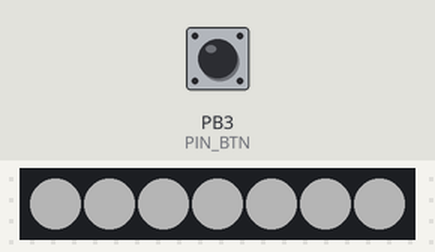
The sketch below on a simulated ATtiny85, built with avr-gcc and run on an emulated ATtiny85. Shown: 7 RGB LEDs in strip order, left to right. The inputs (shaded band) are chosen by the test bench; at power-on: PB3 (PIN_BTN) HIGH. Dim RGB values are drawn brighter than linear.

Above: at 3.2 s.
3.3 s: PB3 (PIN_BTN) pulled LOW for 3.2 s
At 4.76 s:
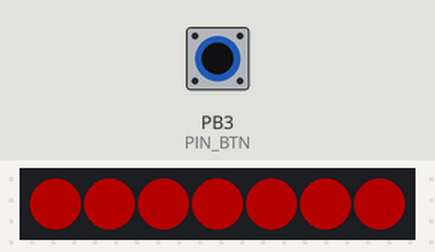
At 5.37 s:
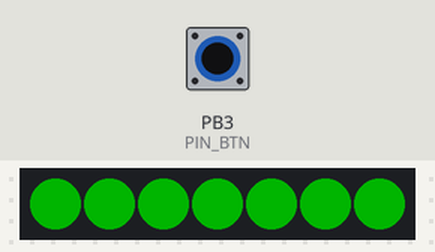
8.0 s: PB3 (PIN_BTN) pulled LOW for 0.15 s
At 9.5 s:
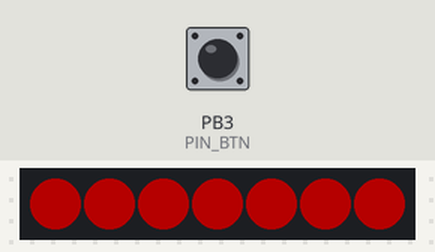
Timing chart, 0 to 11.0 s (numbered marks = the images above; inputs shaded):
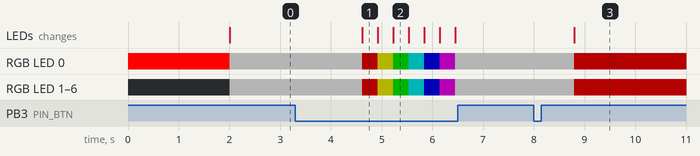

Measured:
- after the input at 3.3 s, RGB LED 0–6: RGB(64, 64, 64) → RGB(64, 0, 0) after 1.3 s, → RGB(64, 64, 0) 0.31 s later, → RGB(0, 64, 0) 0.31 s later, → RGB(0, 64, 64) 0.31 s later, … (7 changes in this stretch); the LEDs: change after 1.3 s (image 1)
- after the input at 8.0 s, RGB LED 0–6: RGB(64, 64, 64) → RGB(64, 0, 0) after 0.80 s; the LEDs: change after 0.80 s (image 3)

The sketch:

switch3.ino
```cpp
// (licence header left out)
#define _ATTINY85
// #define _ARDUINO_MICRO

#include "common.h"
#include "Button.h"
#include "Ytani_NeoPixel.h"
#include "Mode_SingleColor.h"
#include "Mode_Rainbow.h"

const unsigned long LOOP_DELAY = 10;  // ms
const unsigned long DEBOUNCE   = 100;  // ms

const uint8_t PIN_BTN = 3;
const uint8_t PIN_LEDS  = 4;
const uint8_t LEDS_N   = 7;

Ytani_NeoPixel   Leds(LEDS_N, PIN_LEDS);

Button           Btn(PIN_BTN, "Button");

Mode_SingleColor mode_single_color;
Mode_Rainbow     mode_rainbow;

ModeBase* Mode[] =
  {
   &mode_single_color,
   &mode_rainbow
  };
const int ModeN = sizeof(Mode) / sizeof(Mode[0]);
uint8_t CurMode = 0;

#ifdef _ATTINY85
/**
 * ATTiny85 の割り込みルーチン(固定)
 *
 *  PCINT0_vect: ピン変化割り込み要求0(固定)
 */
ISR(PCINT0_vect) {
  btn_intr_hdr();
}
#endif // _ATTINY85

/**
 *
 */
void btn_intr_hdr() {
  static unsigned long prev_ms = 0;
  unsigned long        cur_ms  = millis();

  noInterrupts();

  if ( cur_ms - prev_ms > DEBOUNCE ) {
    prev_ms = cur_ms;

#ifndef _ATTINY85
    Serial.println("btn_intr_hdr");
#endif // !_ATTINY85

    if ( Btn.get() ) {
    }
  }

  interrupts();
} // btn_intr_hdr()

/**
 *
 */
void btn_loop_hdr() {
#ifndef _ATTINY85
  Serial.println("btn_loop_hdr");
#endif // !_ATTINY85

  if ( Mode[CurMode]->btn_loop_hdr(&Leds, &Btn) ) {
  // if ( mode_single_color.btn_loop_hdr(&Leds, &Btn) ) {
    return;
  }

  int n = Btn.get_click_count();

  if ( n > 2 ) {
    CurMode++;
    if ( CurMode >= ModeN ) {
      CurMode = 0;
    }
    return;
  }
} // btn_loop_hdr()

/**
 *
 */
void setup() {
#ifndef _ATTINY85
  Serial.begin(115200);
  if ( !Serial ) {
    delay(1);
  }
  Serial.println("start");
#endif // !_ATTINY85

  Leds.clear();
  Leds.setColor(0, 0xff0000);
  Leds.show();

  pinMode(PIN_BTN, INPUT_PULLUP);

#ifdef _ATTINY85
  GIMSK |= (1 << PCIE);  // PCINT割り込み有効
  PCMSK = (1 << PCINT3); // Pin3の割り込み許可
#endif // _ATTINY85

#ifdef _ARDUINO_MICRO
  attachInterrupt(digitalPinToInterrupt(PIN_BTN), btn_intr_hdr, CHANGE);
#endif // _ARDUINO_MICRO

  interrupts();
  delay(2000);
} // setup()

/**
 *
 */
void loop() {
#ifndef _ATTINY85
  Serial.println("loop");
#endif // !_ATTINY85

  if ( Btn.get() ) {
    noInterrupts();
    btn_loop_hdr();
    //interrupts();
  }

  Mode[CurMode]->loop(&Leds, &Btn);
  interrupts();

  delay(LOOP_DELAY);
} // loop()
```

Button.cpp
```cpp
// (licence header left out)
#include "Button.h"

/**
 *
 */
Button::Button(uint8_t pin, String name)
{
  this->_pin               = pin;
  this->_name              = name;

  this->_value             = Button::OFF;
  this->_prev_value        = Button::OFF;
  this->_press_start       = 0;
  this->_first_press_start = 0;
  this->_count             = 0;
  this->_click_count	   = 0;
  this->_long_pressed      = false;
  this->_repeated          = false;

  this->_is_enabled        = true;

  pinMode(this->_pin, INPUT_PULLUP);
} // Button::Button()

/**
 * return:
 *	true	changed
 *	false	to be ignored
 */
boolean Button::get()
{
  unsigned long cur_msec = millis();
  boolean 	ret = false;

  if ( ! this->_is_enabled ) {
    return false;
  }

  // is Enabled

  this->_prev_value = this->_value;
  this->_value = digitalRead(this->_pin);

  this->_click_count = 0;
  if ( this->_count > 0 ){
    if ( cur_msec - this->_first_press_start > CLICK_MSEC ) {
      // click count is detected
      this->_click_count = this->_count;
      this->_count = 0;
      ret = true;
    }
  }

  if ( this->_value == Button::OFF ) {
    // Released button then refresh some flags and do nothing any more
    this->_press_start = 0;
    this->_long_pressed = false;
    this->_repeated = false;

    if ( this->_prev_value == Button::ON) {
      // Released now !
      return true;
    }
    return ret;
  }

  // this->_value == Button::ON
  if ( this->_prev_value == Button::OFF ) {
    // Pushed now !
    this->_press_start = cur_msec;
    this->_count++;
    if ( this->_count == 1 ) {
      this->_first_press_start = cur_msec;
    }
    return true;
  }

  // check long pressed
  if ( ! this->_long_pressed ) {
    if ( cur_msec - this->_press_start > LONG_PRESS_MSEC ) {
      this->_long_pressed = true;
      this->_press_start = cur_msec;
      return true;
    } else {
      return ret;
    }
  }

  // long pressed .. check repeat
  if ( cur_msec - this->_press_start > REPEAT_MSEC ) {
    this->_repeated = true;
    this->_press_start = cur_msec;
    return true;
  }

  return ret;
} // Button::get()

void Button::enable()
{
  this->_is_enabled = true;
}
void Button::disable()
{
  this->_is_enabled = false;
}
boolean Button::is_enabled()
{
  return this->_is_enabled;
}

String Button::get_name()
{
  return this->_name;
}
boolean Button::get_value()
{
  return this->_value;
}
count_t Button::get_count()
{
  return this->_count;
}
count_t Button::get_click_count()
{
  return this->_click_count;
}
boolean Button::is_long_pressed()
{
  return this->_long_pressed;
}
boolean Button::is_repeated()
{
  return this->_repeated;
}

void Button::print() {
  print(false);
}
void Button::print(boolean interrupt)
{
  String str = interrupt ? "!" : " ";

  str += "Btn[" + this->_name + "] ";
  str += this->_value ? "OFF "  : "ON  ";
  str += String(this->_count) + " ";
  str += String(this->_click_count) + " ";
  str += this->_long_pressed ? "Long " : "---- ";
  str += this->_repeated ? "Repeat "  : "------ ";

  Serial.println(str);
}
```

Button.h
```cpp
/**
 * (c) 2021 Yoichi Tanibayashi
 *
 *  ==========================================================================
 *  example1
 *  --------------------------------------------------------------------------
 *  :
 *  #include "Button.h"
 *  :
 *  Button btn;
 *  :
 *  void btn_intr_hdr() {
 *    if ( btn.get() ) {
 *      app_btn_intr_hdr(&btn);
 *    }
 *  }
 *
 *  void setup() {
 *    btn.setup(pin, "button_name");
 *    :
 *    attachInterrupt(digitalPinToInterrupt(pin), btn_intr_hdr, CHANGE);
 *  }
 *
 *  void loop() {
 *    :
 *    if ( btn.get() ) {
 *      app_btn_loop_hdr(&btn);
 *    }
 *    :
 *  }
 *  ==========================================================================
 */
#ifndef BUTTON_H
#define BUTTON_H
#include <Arduino.h>

typedef uint8_t		button_event_t;
typedef uint8_t		count_t;

class Button {
 public:
  static const unsigned long    ON                      = LOW;
  static const unsigned long    OFF                     = HIGH;

  static const unsigned long	DEBOUNCE        	=   10;
  static const unsigned long	LONG_PRESS_MSEC 	= 1000;
  static const unsigned long	REPEAT_MSEC     	=  300;
  static const unsigned long	CLICK_MSEC		=  800;

  static const button_event_t	EVENT_NONE		= 0x00;
  static const button_event_t	EVENT_LONG_PRESSED 	= 0x01;
  static const button_event_t	EVENT_REPEAT		= 0x03;
  static const button_event_t	EVENT_INTRRUPT		= 0x10;
  static const button_event_t	EVENT_PESSED		= 0x30;
  static const button_event_t	EVENT_RELEASED		= 0x50;
  static const button_event_t	EVENT_CLICK		= 0x54;

  Button(uint8_t pin, String name);

  boolean	get();

  void		enable();
  void		disable();
  boolean	is_enabled();

  String  	get_name();
  boolean 	get_value();
  count_t    	get_count();
  count_t	get_click_count();
  boolean	is_long_pressed();
  boolean	is_repeated();

  void    	print();
  void    	print(boolean interrupt);

 private:
  String	_name;
  boolean	_is_enabled = false;
  uint8_t	_pin;
  boolean	_value;      // OFF/ON
  boolean	_prev_value; // OFF/ON
  unsigned long	_first_press_start; // msec
  unsigned long	_press_start;       // msec
  count_t	_count;
  count_t	_click_count;
  boolean	_long_pressed;
  boolean	_repeated;
};

#endif
```

ModeBase.h
```cpp
// (licence header left out)
#ifndef MODE_BASE_H
#define MODE_BASE_H

#include "Ytani_NeoPixel.h"
#include "Button.h"

class ModeBase {
public:
  ModeBase() {};

  virtual void loop(Ytani_NeoPixel *leds, Button *btn) = 0;
  virtual boolean btn_loop_hdr(Ytani_NeoPixel *leds, Button *btn) = 0;
};

#endif // MODE_BASE_H
```

Mode_Rainbow.cpp
```cpp
// (licence header left out)
#include "Mode_Rainbow.h"

/**
 *
 */
Mode_Rainbow::Mode_Rainbow(): ModeBase() {
}

/**
 *
 */
void Mode_Rainbow::loop(Ytani_NeoPixel *leds, Button *btn) {
  for (int i=0; i < leds->pixels_n; i++) {
    setHS(leds, i, this->_cur_hs, CurBr);
  } // for(i)
  leds->show();
  interrupts();
}

/**
 *
 */
boolean Mode_Rainbow::btn_loop_hdr(Ytani_NeoPixel *leds, Button *btn) {
  if ( btn->get_value() == Button::ON ) {
    if ( btn->is_repeated() ) {
      this->incHS();
    }
    return true;
  }

  // Button::OFF
  int n = btn->get_click_count();

  if ( n == 1 ) {
    this->incHS();
    return true;
  }

  if ( n == 2 ) {
    this->CurBr = this->CurBr >> 2;
    if ( this->CurBr <= 0 ) {
      this->CurBr = this->BRIGHTNESS_MAX;
    }
    return true;
  }

  return false;
} // loop_intr_hdr()

/**
 *
 */
void Mode_Rainbow::incHS() {
  this->_cur_hs++;
  if ( this->_cur_hs >= HS_N ) {
    this->_cur_hs = 0;
  }
} // incHS()
```

Mode_Rainbow.h
```cpp
// (licence header left out)
#ifndef MODE_RAINBOW_H
#define MODE_RAINBOW_H

#include "common.h"
#include "ModeBase.h"

class Mode_Rainbow: public ModeBase {
public:
  const uint8_t BRIGHTNESS_MAX = 64;
  uint8_t       CurBr = BRIGHTNESS_MAX;

  Mode_Rainbow();

  void loop(Ytani_NeoPixel *leds, Button *btn);
  boolean btn_loop_hdr(Ytani_NeoPixel *leds, Button *btn);

  void incHS();

private:
  int _cur_hs = 0;
};
#endif // MODE_RAINBOW_H
```

Mode_SingleColor.cpp
```cpp
// (licence header left out)
#include "Mode_SingleColor.h"

/**
 *
 */
Mode_SingleColor::Mode_SingleColor(): ModeBase() {
}

/**
 *
 */
void Mode_SingleColor::loop(Ytani_NeoPixel *leds, Button *btn) {
  for (int i=0; i < leds->pixels_n; i++) {
    setHS(leds, i, this->_cur_hs, CurBr);
  } // for(i)
  leds->show();
  interrupts();
}

/**
 *
 */
boolean Mode_SingleColor::btn_loop_hdr(Ytani_NeoPixel *leds, Button *btn) {
  if ( btn->get_value() == Button::ON ) {
    if ( btn->is_repeated() ) {
      this->incHS();
    }
    return true;
  }

  // Button::OFF
  int n = btn->get_click_count();

  if ( n == 1 ) {
    this->incHS();
    return true;
  }

  if ( n == 2 ) {
    this->CurBr = this->CurBr >> 2;
    if ( this->CurBr <= 0 ) {
      this->CurBr = this->BRIGHTNESS_MAX;
    }
    return true;
  }

  return false;
} // loop_intr_hdr()

/**
 *
 */
void Mode_SingleColor::incHS() {
  this->_cur_hs++;
  if ( this->_cur_hs >= HS_N ) {
    this->_cur_hs = 0;
  }
} // incHS()
```

Mode_SingleColor.h
```cpp
// (licence header left out)
#ifndef MODE_SINGLE_COLOR_H
#define MODE_SINGLE_COLOR_H

#include "common.h"
#include "ModeBase.h"

class Mode_SingleColor: public ModeBase {
public:
  const uint8_t BRIGHTNESS_MAX = 64;
  uint8_t       CurBr = BRIGHTNESS_MAX;

  // constructor
  Mode_SingleColor();

  // override virtual
  void loop(Ytani_NeoPixel *leds, Button *btn) override;
  boolean btn_loop_hdr(Ytani_NeoPixel *leds, Button *btn) override;

  // local function
  void incHS();

private:
  int _cur_hs = 0;
};
#endif // MODE_SINGLE_COLOR_H
```

Ytani_NeoPixel.h
```cpp
// (licence header left out)
#ifndef YTANI_NEOPIXEL_H
#define YTANI_NEOPIXEL_H

#include <Adafruit_NeoPixel.h>

/**
 *
 */
class Ytani_NeoPixel {
public:
  uint8_t pixels_n = 0;
  uint8_t pin;

  Ytani_NeoPixel(uint8_t n, uint8_t pin) {
    this->pixels_n = n;
    this->pin = pin;
    this->_pixels = Adafruit_NeoPixel(n, pin, NEO_GRB + NEO_KHZ800);
    this->_pixels.begin();
    this->_pixels.setBrightness(255);
  }

  void clear() {
    this->_pixels.clear();
  }

  void show() {
    this->_pixels.show();
  }

  void setColor(int i, uint32_t col) {
    this->_pixels.setPixelColor(i, col);
  }

  void setColor(int i, uint8_t r, uint8_t g, uint8_t b) {
    this->_pixels.setPixelColor(i, r, g, b);
  }

  uint32_t getColor(int i) {
    return this->_pixels.getPixelColor(i);
  }

  uint32_t color(uint8_t r, uint8_t g, uint8_t b) {
    return this->_pixels.Color(r, g, b);
  }

  /**
   * @param hue 0-65535(0xffff)
   * @param sat 0-255
   * @param val 0-255
   */
  uint32_t colorHSV(uint16_t hue, uint8_t sat, uint8_t val) {
    return this->_pixels.ColorHSV(hue, sat, val);
  }

private:
  Adafruit_NeoPixel _pixels;
};
#endif // YTANI_NEOPIXEL_H
```

common.cpp
```cpp
/**
 *
 */
#include "common.h"

const int  HS_N = 7;
const hs_t HS[HS_N] =
  {
   {0x10000 *   0 / 360, 0x00}, // white
   {0x10000 *   0 / 360, 0xff}, // red
   {0x10000 *  60 / 360, 0xff}, // yellow
   {0x10000 * 120 / 360, 0xff}, // green
   {0x10000 * 180 / 360, 0xff}, // cyan
   {0x10000 * 240 / 360, 0xff}, // blue
   {0x10000 * 300 / 360, 0xff}  // purple
  };

void setHS(Ytani_NeoPixel *leds, int led_i, int hs_i, uint8_t br) {
  uint32_t col = leds->colorHSV(HS[hs_i].hue, HS[hs_i].sat, br);
  leds->setColor(led_i, col);
}
```

common.h
```cpp
#ifndef _COMMON_H
#define _COMMON_H

#include <Arduino.h>
#include "Ytani_NeoPixel.h"

typedef struct  {
  uint32_t hue;
  uint8_t  sat;
} hs_t;

extern const int HS_N;
extern const hs_t HS[];
extern void setHS(Ytani_NeoPixel *leds, int led_i, int hs_i, uint8_t br);

#endif // _COMMON_H
```
